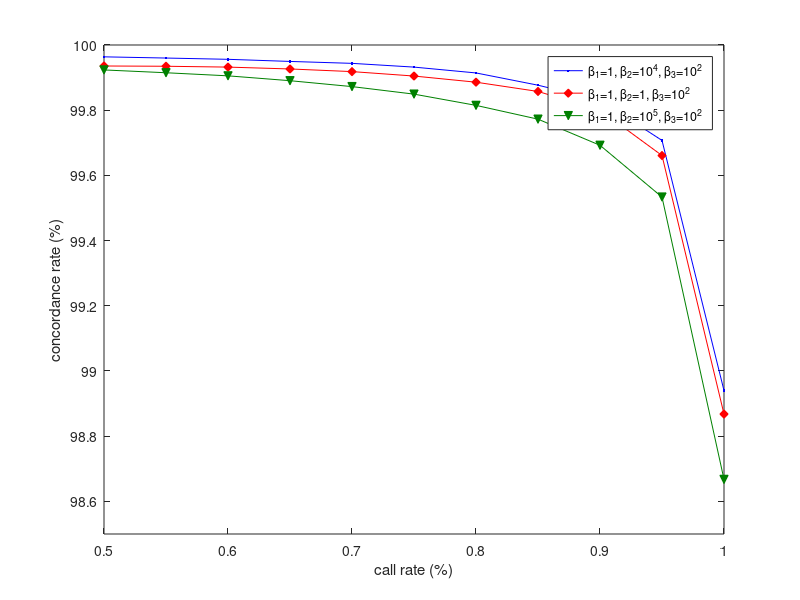

MATLAB code to generate this figure:
tbl_1_10000_100 = dlmread('cr_vs_ac_1_10000_100.txt');
tbl_1_10000_100(:,2) = tbl_1_10000_100(:,2)*100;
plot(tbl_1_10000_100(:,1),tbl_1_10000_100(:,2),'b.-');
hold on;

tbl_1_1_100 = dlmread('cr_vs_ac_1_1_100.txt');
tbl_1_1_100(:,2) = tbl_1_1_100(:,2)*100;
plot(tbl_1_1_100(:,1),tbl_1_1_100(:,2),'r-d','MarkerFaceColor',[1 0 0]);
hold on;

tbl_1_100000_100 = dlmread('cr_vs_ac_1_100000_100.txt');
tbl_1_100000_100(:,2) = tbl_1_100000_100(:,2)*100;
plot(tbl_1_100000_100(:,1),tbl_1_100000_100(:,2),'-v','Color',[0 0.5 0],...
    'MarkerFaceColor', [0 0.5 0]);
hold on;

ylim([98.5 100]);
xlabel('call rate (%)');
ylabel('concordance rate (%)');
%set(gca, 'xdir','reverse');
hl = legend('\beta_1=1, \beta_2=10^4, \beta_3=10^2', ...
            '\beta_1=1, \beta_2=1, \beta_3=10^2', ...
            '\beta_1=1, \beta_2=10^5, \beta_3=10^2',...
            'Location', 'Best');
set(hl, 'Interpreter', 'tex');
